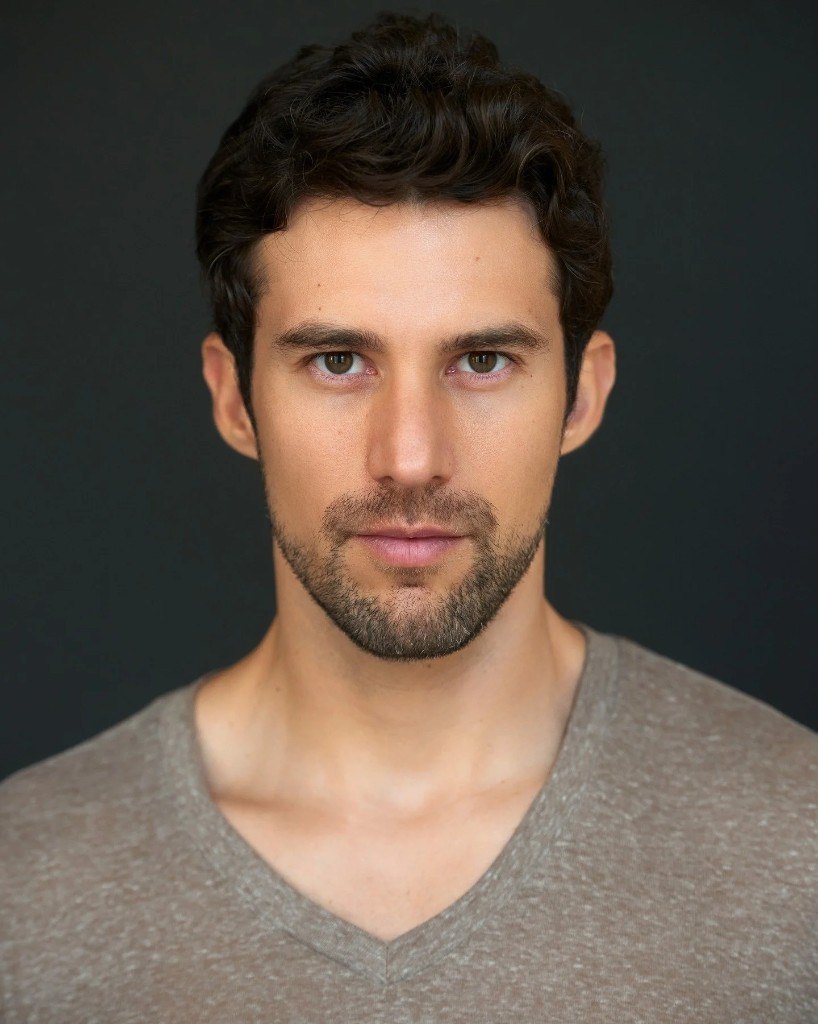
#> input picture data/custom/body.png, 818 x 1024 px
$ python -i ab_full_frame_face_refine.py   (imports and definitions only)   (older library calls are emulated)
#> lines starting #> are read from the running program, lines starting #| are printed output that depends on the picture
#!/usr/bin/env python3
"""A/B: full_frame face quality before vs after the crop_stitch-style refine pass.

Runs the SAME full-body input through Krea2IdentityEditPipeline three ways:
  baseline  - full_frame, refine pass OFF (today's production full_frame)
  refined   - full_frame, refine pass ON (full_frame_face_refine=true, this change)
  crop_only - the refine pass's own crop_stitch-quality output on the
              *baseline* full_frame result, useful as a quality "ceiling"
              reference for the face alone (body geometry not evaluated here)

Body-preserve PSNR (outside the head mask) is reported for baseline vs
refined so a resolution-gain report can also confirm proportions/background
were not disturbed by the second pass.

Requires GPU + ComfyUI + Krea2 nodes set up (same as production). This does
NOT modify the pipeline, config schema, masks, or stitching beyond what is
already in this branch.

Usage (GPU):
  PYTHONPATH=src python scripts/ab_full_frame_face_refine.py \\
    --body /path/to/full_body_photo.jpg --face /path/to/donor_face.jpg \\
    --out results/_ab_full_frame_face_refine

Mock smoke (no GPU, wiring check only -- metrics are not meaningful):
  PYTHONPATH=src python scripts/ab_full_frame_face_refine.py --mock
"""
from __future__ import annotations

import argparse
import json
import sys
import time
from copy import deepcopy
from datetime import datetime, timezone
from pathlib import Path
from typing import Any

from PIL import Image, ImageDraw

ROOT = Path(__file__).resolve().parents[1]
sys.path.insert(0, str(ROOT / "src"))

from headswap.config import load_config
from headswap.metrics.scoring import body_preserve_score, identity_cosine
from headswap.pipelines.krea2 import Krea2IdentityEditPipeline, reset_shared_krea2_runtime
from headswap.preprocess import detect_best_face, pil_to_rgb_np

try:
    import cv2
    import numpy as np

    def _laplacian_sharpness(im: Image.Image) -> float | None:
        if im.size[0] < 8 or im.size[1] < 8:
            return None
        gray = cv2.cvtColor(np.asarray(im.convert("RGB")), cv2.COLOR_RGB2GRAY)
        return float(cv2.Laplacian(gray, cv2.CV_64F).var())
except Exception:  # pragma: no cover - cv2 always present in this repo's env
    def _laplacian_sharpness(im: Image.Image) -> float | None:
        return None


DEFAULT_BODY = ROOT / "data" / "custom" / "body.png"
DEFAULT_FACE = ROOT / "data" / "custom" / "face.png"
DEFAULT_OUT = ROOT / "results" / "_ab_full_frame_face_refine"


# [224 lines left out: functions run_arm, score_arm, _side_by_side, write_report, main, not called in this run]


# [2 lines not run here, left out]

>>> from PIL import Image
>>> picture = Image.open('../data/custom/body.png')
#> picture is the input picture: PIL image 818x1024 RGB; mean R, G, B 99.3, 86.9, 76.4
>>> result = _laplacian_sharpness(picture)
#> in _laplacian_sharpness, `gray = cv2.cvtColor(np.asarray(im.convert("RGB")), cv2.COLOR_RGB2GRAY)`:
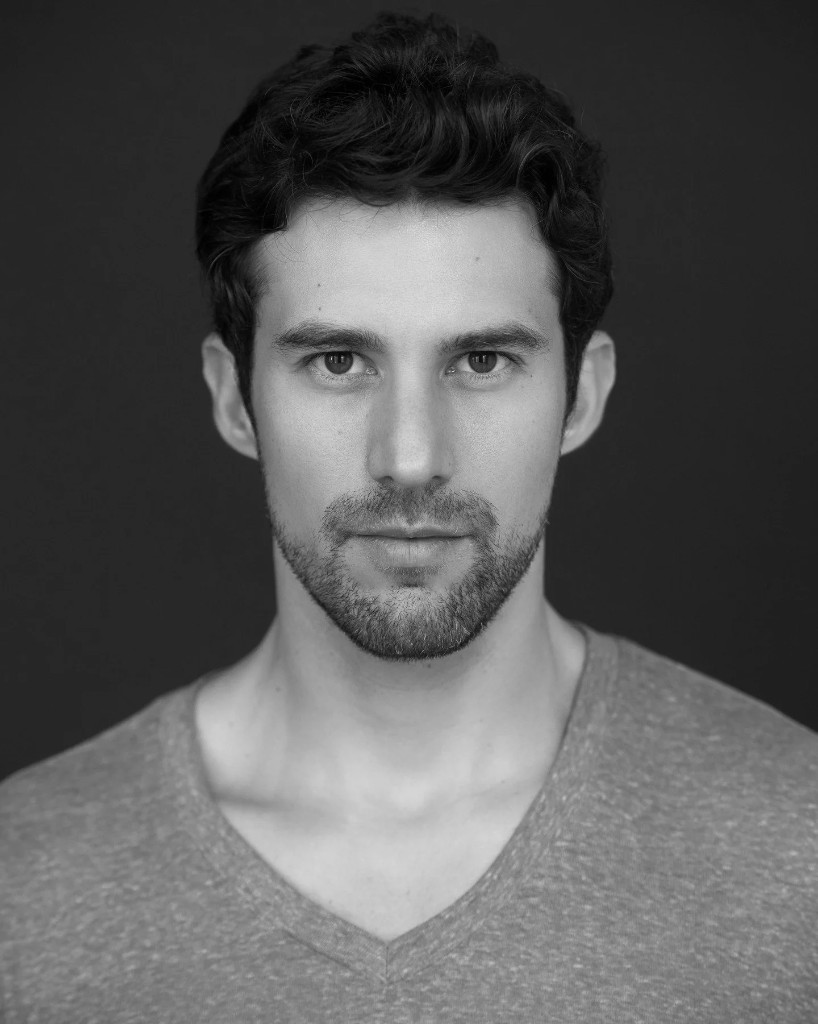
#> gray: shape (1024, 818); min 0, max 226, mean 89.4
#> result = 201.5
